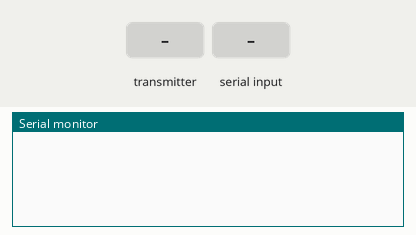
Simulated run of this sketch. Board: ESP8266 (NodeMCU). On the bench: the last lines printed to the serial monitor. Inputs (shaded band) come from the test bench.

Above: at 1.2 s.
1.3 s: the transmitter starts sending id = 0
At 1.61 s:
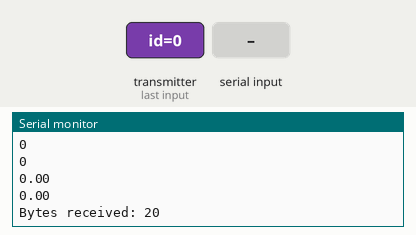
2.8 s: "90,45\n" received over Serial
At 4.21 s:
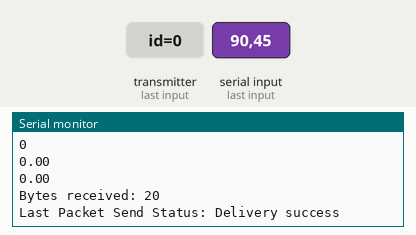
5.5 s: the transmitter starts sending motor1 = 1
7.0 s: the transmitter starts sending level = 256
8.5 s: the transmitter starts sending lPm = 25
10.0 s: the transmitter starts sending totalL = 50
Timing chart, 0 to 12.5 s (numbered marks = the images above; inputs shaded):
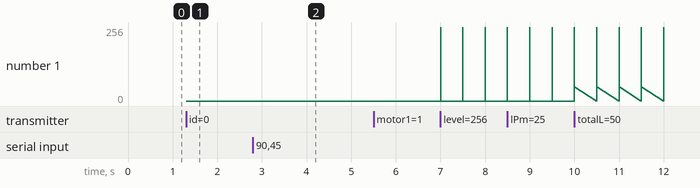

The sketch:

master.ino
```cpp
#include <ESP8266WiFi.h>
#include <espnow.h>


// REPLACE WITH THE MAC Address of your receiver
uint8_t motor_MAC[] = {0xE8,0x9F,0x6D,0x94,0x0A,0x11};
uint8_t tank_MAC[] = {0xA4,0xCF,0x12,0xFE,0x6C,0xC0};

unsigned long lastTime = 0;
unsigned long timerDelay = 4000;  // send readings timer


//Structure example to send data
//Must match the receiver structure
typedef struct struct_message_tank {
    int id;
    int level;
} messageFromTank;

// Create a struct_message called DHTReadings to hold sensor readings
messageFromTank incomingTankReading;

typedef struct struct_message_from_motor {
    int id;
    bool motor1;
    bool motor2;
    int level;
    float lPm;
    float totalL;
} messageFromMotor;

messageFromMotor incomingMotorReading;

typedef struct struct_message_to_motor {
    int id;
    bool motor1;
    bool motor2;
} messagetoMotor;

// Create a struct_message called DHTReadings to hold sensor readings
messagetoMotor outgoingMotorReading;


// Create a struct_message to hold

// Callback when data is sent
void OnDataSent(uint8_t *mac_addr, uint8_t sendStatus) {
  Serial.print("Last Packet Send Status: ");
  if (sendStatus == 0){
    Serial.println("Delivery success");
  }
  else{
    Serial.println("Delivery fail");
  }
}

// Callback when data is received
void OnDataRecv(uint8_t * mac, uint8_t *incomingData, uint8_t len) {
  //memcpy(&incomingReadings, incomingData, sizeof(incomingReadings));
  //8 byte length for tank
//   //
    if(len==20)
    {  memcpy(&incomingMotorReading, incomingData, sizeof(incomingMotorReading));
        Serial.println(incomingMotorReading.id);
        Serial.println(incomingMotorReading.motor1);
        Serial.println(incomingMotorReading.motor2);
        Serial.println(incomingMotorReading.level);
        Serial.println(incomingMotorReading.lPm);
        Serial.println(incomingMotorReading.totalL);
    }
    if(len==8)
    {
      memcpy(&incomingTankReading, incomingData, sizeof(incomingTankReading));
      Serial.println(incomingTankReading.id);
      Serial.println(incomingTankReading.level);
    }
  Serial.print("Bytes received: ");
  Serial.println(len);
  // incomingTemp = incomingReadings.temp;
  // incomingHum = incomingReadings.hum;

}

void setup() {
  // Init Serial Monitor
  Serial.begin(9600);
  // Set device as a Wi-Fi Station
  WiFi.mode(WIFI_STA);
  WiFi.disconnect();

  // Init ESP-NOW
  if (esp_now_init() != 0) {
    Serial.println("Error initializing ESP-NOW");
    return;
  }

  // Set ESP-NOW Role
  esp_now_set_self_role(ESP_NOW_ROLE_COMBO);

  // Once ESPNow is successfully Init, we will register for Send CB to
  // get the status of Trasnmitted packet
  esp_now_register_send_cb(OnDataSent);

  // Register peer
  esp_now_add_peer(motor_MAC, ESP_NOW_ROLE_COMBO, 1, NULL, 0);
  esp_now_add_peer(tank_MAC, ESP_NOW_ROLE_SLAVE, 1, NULL, 0);
  // Register for a callback function that will be called when data is received
  esp_now_register_recv_cb(OnDataRecv);

}

void loop() {
  if (! Serial.available ())
        return;
  if ((millis() - lastTime) > timerDelay) {

    int a = Serial.parseInt();
    outgoingMotorReading.id=3;
    outgoingMotorReading.motor1=false;
    outgoingMotorReading.motor2=a;
    esp_now_send(motor_MAC, (uint8_t *) &outgoingMotorReading, sizeof(outgoingMotorReading));
    lastTime = millis();
  }
}
```

Measured:
- after the input at 1.3 s, the serial monitor: prints a new line at once (image 1)
- after the input at 2.8 s, the serial monitor: prints a new line after 1.2 s (image 2)
- plotted number 1: 0 → 50 after the input at 10.0 s
